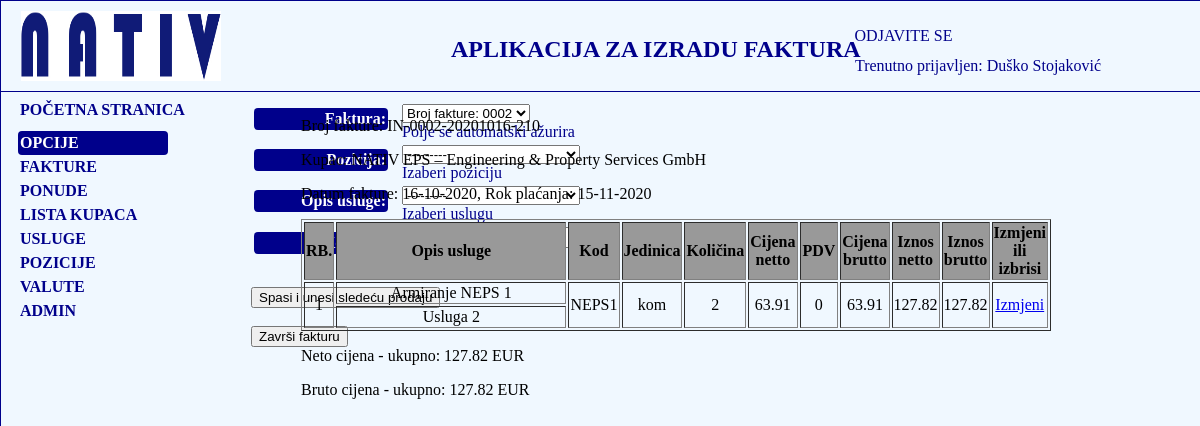
The app's page /fakture/kreiranje-fakture/28/prodaja/ (signed in) with its own data.
### fakture/models.py (models this page shows, shortened)
class Korisnik(AbstractBaseUser):
    email = models.EmailField(verbose_name="email", max_length=60, unique=True)
    username = models.CharField(max_length=30, unique=True)
    date_joined = models.DateTimeField(verbose_name='date joined', auto_now_add=True)
    last_login = models.DateTimeField(verbose_name='last login', auto_now=True)
    is_admin = models.BooleanField(default=False)
    is_active = models.BooleanField(default=True)
    is_staff = models.BooleanField(default=False)
    is_superuser = models.BooleanField(default=False)
    ime = models.CharField(max_length=50)
    prezime = models.CharField(max_length=50)
    ime_oca = models.CharField(max_length=50)
    godina_rodjenja = models.DateField(blank=True, null=True)
    mjesto_rodjenja = models.CharField(max_length=50)
    mjesto_prebivalista = models.CharField(max_length=50)
    adresa = models.CharField(max_length=50)
    postanski_broj = models.CharField(max_length=50)
    telefon = models.CharField(max_length=50)
    naziv_preduzeca =  models.CharField(max_length=250, blank=True, null=True)
    adresa_preduzeca = models.CharField(max_length=250, blank=True, null=True)
    mjesto_preduzeca = models.CharField(max_length=250, blank=True, null=True)
    postanski_broj_preduzeca = models.CharField(max_length=250, blank=True, null=True)
    IBAN =  models.CharField(max_length=250, blank=True, null=True,default='BA395620998146211620')
    SWIFT_BIC = models.CharField(max_length=50, blank=True, null=True, default='RAZBBA22')
    telefon_mobilni = models.CharField(max_length=50, blank=True, null=True)
    fax = models.CharField(max_length=50, blank=True, null=True)
    zvanje = models.CharField(max_length=150, blank=True, null=True)
    pozicija = models.CharField(max_length=150, blank=True, null=True)
    email_preduzeca = models.EmailField(verbose_name="Email preduzeca", max_length=60, unique=True, blank=True, null=True)
    web_stranica = models.URLField(blank=True, null=True)
    banka_racun =  models.CharField(max_length=150, blank=True, null=True)
    profilna_slika = models.ImageField(upload_to='slike', blank=True, null=True)
    IZBOR_DRZAVE = (
        ('Bosna i Hercegovina', 'Bosna i Hercegovina'),
        ('Germany', 'Germany'),
        ('Poland', 'Poland')
    )
    drzava = models.CharField(max_length=50, choices=IZBOR_DRZAVE, blank=True, null=True)
    USERNAME_FIELD = 'email'
    REQUIRED_FIELDS = ['username']
    objects = MyKorisnikManager()

class Faktura(models.Model):
    broj_fakture = models.CharField(max_length=50, default='0001', help_text='Polje se automatski ispunjava')
    kupac = models.ForeignKey(Kupac, on_delete=models.CASCADE, help_text='Izaberite kupca iz padajućeg menija')
    drzava = models.CharField(max_length=100, blank=True, null=True)
    datum_fakture = models.DateField(default=timezone.now, help_text='Izaberite datum iz datumara')
    rok_placanja = models.DateField(default=timezone.now, help_text='Polje se automatski ažurira', verbose_name='Rok plaćanja')
    INDETIFIKACIJSKI_BROJEVI = (
        ('210', '210'),
        ('220', '220'),
        ('230', '230'),
        ('240', '240'),
        ('300', '300'),
        ('400', '400'),
    )
    ident_brojevi = models.CharField(max_length=5, choices=INDETIFIKACIJSKI_BROJEVI, default='210', help_text='Izaberite identifikacijski broj iz padajućeg menija')
    REALIZACIJA = (
        ('P', 'Plaćeno'),
        ('NP', 'Nije plaćeno')
    )
    placeno = models.CharField(max_length=20, choices=REALIZACIJA, default='NP', verbose_name='Plaćeno', help_text='Izaberite opciju iz padajućeg menija')
    valuta = models.ForeignKey(Valute,  blank=True, default='BAM', on_delete=models.CASCADE)
    racun = models.CharField(max_length=20, default='RAČUN', blank=True, null=True)
    racun_njemacki = models.CharField(max_length=30, default='RECHNUNG', blank=True, null=True)
    avansno_uplaceno = models.DecimalField(max_digits=10, decimal_places=2, default=0.00, help_text='Devizno plaćanje upisati vrijednost u evrima', verbose_name='Avansno uplaćeno')
    nacin_placanja = models.CharField(max_length=100, blank=True, null=True, default='Žiro račun/Gotovinsko plaćanje')
    class Meta:
        ordering = ['-pk']
    def __str__(self):
        return 'Broj fakture: ' + self.broj_fakture

class Kupac(models.Model):
    ime = models.CharField(max_length=50)
    prezime = models.CharField(max_length=50)
    naziv_firme = models.CharField(max_length=100)
    email = models.EmailField(blank=True, null=True)
    lokacija_grad = models.CharField(max_length=50)
    adresa_kupca = models.CharField(max_length=150)
    postanski_broj = models.CharField(max_length=50)
    IZBOR_DRZAVE = (
        ('Bosna i Hercegovina', 'Bosna i Hercegovina'),
        ('Germany', 'Germany'),
        ('Poland', 'Poland')
    )
    drzava = models.CharField(max_length=50, choices=IZBOR_DRZAVE, null=True, blank=True)
    def __str__(self):
        return self.naziv_firme

class Prodaja(models.Model):
    faktura = models.ForeignKey(Faktura, help_text='Polje se automatski ažurira', on_delete=models.CASCADE)
    pozicija = models.ForeignKey(Pozicija, help_text='Izaberi poziciju', on_delete=models.CASCADE)
    opis_usluge = models.ForeignKey(Usluga, blank=True, null=True, on_delete=models.CASCADE, help_text='Izaberi uslugu')
    kolicina = models.IntegerField(default=0, help_text='Unesi količinu', verbose_name='Količina')
    neto_cijena_proizvoda = models.DecimalField(max_digits=10, decimal_places=2, default=0.00)
    PDV = (
        ('0', '0'),
        ('17', '17')
    )
    pdv = models.CharField(max_length=10, choices=PDV, default='0')
    bruto_cijena_proizvoda = models.DecimalField(max_digits=10, decimal_places=2, default=0.00)
    neto_cijena = models.DecimalField(max_digits=10, decimal_places=2, default=0.00)
    bruto_cijena = models.DecimalField(max_digits=10, decimal_places=2, default=0.00)
    class Meta:
        ordering = ['faktura']

class Pozicija(models.Model):
    naziv_pozicije = models.CharField(max_length=100, blank=True, null=True)
    pos_NSN = models.CharField(max_length=30, blank=True, null=True)
    pos_broj = models.IntegerField(blank=True, null=True, default=0)
    cijena = models.DecimalField(max_digits=10, decimal_places=2, default=0.00)
    jedinica_mjere = models.CharField(max_length=50, default='kom')
    class Meta:
        ordering = ['naziv_pozicije']
    def __str__(self):
        return self.naziv_pozicije + ' ' + self.pos_NSN + ' ' + str(self.pos_broj)

class Usluga(models.Model):
    opis_usluge = models.CharField(max_length=100, blank=True, null=True)
    def __str__(self):
        return self.opis_usluge

class Valute(models.Model):
    bam_evro = models.DecimalField(max_digits=8, decimal_places=6, default=1.955830, help_text='Unesite trenutni odnos BAM u odnosu na stranu valutu. <br>Maksimalan broj decimalnih mjeste je šest.')
    VALUTE = (
        ('EUR', 'EUR'),
        ('BAM', 'BAM'),
        ('USD', 'USD'),
        ('PLN', 'PLN'),
    )
    valute = models.CharField(max_length=10, choices=VALUTE, default='BAM')
    vrijednost_valute = models.DecimalField(max_digits=8, decimal_places=6, default=1.00)
    def __str__(self):
        return self.valute

### fakture/views.py (the view, shortened to what this page needs)
# urls.py: path('kreiranje-fakture/<int:pk>/prodaja/', views.KreirajFakturuProdaja.as_view(), name='faktura-prodaja'),
class KreirajFakturuProdaja(LoginRequiredMixin, CreateView):
    form_class = ProdajaForma
    template_name = 'fakture/faktura_create_nastavak.html'
    success_url = reverse_lazy('fakture:faktura-prodaja')
    def get_initial(self, **kwargs):
        if Faktura.objects.filter(broj_fakture__isnull=True):
            faktura = '0001'
        else:
            broj = Faktura.objects.get(id=self.kwargs['pk'])
            faktura = broj
        return {'faktura':faktura}
    def get_context_data(self, **kwargs):
        context = super(KreirajFakturuProdaja, self).get_context_data(**kwargs)
        faktura = Faktura.objects.get(id=self.kwargs['pk'])
        neto_suma = Prodaja.objects.filter(faktura_id=faktura.pk).aggregate(net_suma=Sum('neto_cijena'))
        bruto_suma = Prodaja.objects.filter(faktura__id=faktura.pk).aggregate(brt_suma=Sum('bruto_cijena'))
        context['faktura']= Faktura.objects.get(id=self.kwargs['pk'])
        context['prodaja'] = Prodaja.objects.all().filter(faktura__id=faktura.pk)
        context['neto_suma'] = neto_suma
        context['bruto_suma'] = bruto_suma
        context['pozicije'] = Pozicija.objects.all()
        context['usluge'] = Usluga.objects.all()
        return context

### fakture/forms.py (shortened to what this page needs)
class ProdajaForma(ModelForm):
    class Meta:
        model = Prodaja
        fields = '__all__'
        exclude = ('neto_cijena_proizvoda', 'pdv', 'bruto_cijena_proizvoda', 'neto_cijena', 'bruto_cijena')

### fakture/templates/fakture/faktura_create_nastavak.html (shortened to what this page needs)
{% extends 'fakture/base_nativ.html' %}
{% block fakture %}
    {% if pozicije and usluge %}
<form method="post" action="">
    <table>
{{ form.as_table }}
        </table>
    <br>
<input type="submit" value="Spasi i unesi sledeću prodaju">
</form>
    <br>
        {% if not prodaja %}
            <p>Morate unjeti minimalno jedan elemenat u tabelu!</p>
            {% else %}
    <form>
    <button type="submit" formaction="{% url 'fakture:faktura-skica' faktura.pk %} ">Završi fakturu</button>
    </form>
            {% endif %}
{% else %}
    <p>Nije moguće unjeti usluge u fakturu <br> dok ne unesete elemente u tabele Pozicije i Usluge</p>
    <br>
    <form>
    <button formaction="{% url 'fakture:index' %}">Vrati na početnu</button>
    </form>
{% endif %}
{% endblock %}
{% block uneseni-elementi %}
    <div id="broj-fakture">
    <p>Broj fakture: IN-{{ faktura.broj_fakture }}-{{ faktura.datum_fakture|date:'Ymd' }}-{{ faktura.ident_brojevi }}</p>
    <p>Kupac: {{ faktura.kupac }}</p>
    <p>Datum fakture: {{ faktura.datum_fakture|date:'d-m-Y' }}, Rok plaćanja: {{ faktura.rok_placanja|date:'d-m-Y' }}</p>
    <table style="width:750px; text-align: center" id="glavna-tabela-tabela" border="1">
         <tr style="background-color: #999999">
        <th style="width: 25px">RB.</th>
        <th style="width: 250px">Opis usluge</th>
        <th style="width: 35px">Kod</th>
        <th style="width: 35px">Jedinica</th>
        <th style="width: 30px">Količina</th>
        <th style="width: 40px">Cijena <br>
        netto</th>
        <th style="width: 35px">PDV</th>
        <th style="width: 40px">Cijena<br>brutto</th>
        <th style="width: 40px">Iznos<br>netto</th>
        <th style="width: 40px">Iznos <br>brutto</th>
        <th style="width: 40px">Izmjeni ili <br>izbrisi</th>
      </tr>
    {% for p in prodaja %}
        <tr id="glavna-tabela-granice-2">
        <td rowspan="2">{{forloop.counter}}</td>
        <td style="width: 150px">{{p.pozicija}}</td>
        <td rowspan="2">{{ p.pozicija.pos_NSN }}{{p.pozicija.pos_broj}}</td>
        <td rowspan="2">{{p.pozicija.jedinica_mjere}}</td>
        <td rowspan="2">{{p.kolicina}}</td>
        <td rowspan="2">{{p.neto_cijena_proizvoda}}</td>
        <td rowspan="2">{{p.pdv}}</td>
        <td rowspan="2">{{p.bruto_cijena_proizvoda}}</td>
        <td rowspan="2">{{p.neto_cijena}}</td>
        <td rowspan="2">{{p.bruto_cijena}}</td>
        <td rowspan="2"><a href="{% url 'fakture:prodaja-detalji' p.pk %}">Izmjeni</a></td>
      </tr>
              <tr id="glavna-tr-1" >
        <td id="opis-usluge">{{p.opis_usluge}}</td>
      </tr>
        {% endfor %}
    </table>
    <p>Neto cijena - ukupno: {{ neto_suma.net_suma|stringformat:'.2f' }} {{ faktura.valuta }}</p>
    <p>Bruto cijena - ukupno: {{ bruto_suma.brt_suma|stringformat:'.2f' }} {{ faktura.valuta }}</p>
    </div>
{% endblock %}

### fakture/templates/fakture/base_nativ.html (shortened to what this page needs)
<!DOCTYPE html>
{% load static %}
<html lang="en">
<head>
    <link rel="stylesheet" href="{% static 'css/base_nativ.css' %}">
</head>
<body>
<div class="glavni-nativ">
<header id="header">
    <div id="logo">
        <img src="{% static 'slike/logo_nativ.png' %}" alt="Slika Nativ logo">
    </div>
    <h2>APLIKACIJA ZA IZRADU FAKTURA</h2>
    <div id="login">
        {% if user.is_authenticated %}
            <p><a href="{% url 'logout' %}?next={{ request.path }}">ODJAVITE SE</a></p>
        {% else %}
            <p><a href="{% url 'login' %}?next={{ request.path }}">PRIJAVITE SE</a> </p>
        {% endif %}
    </div>
    <div class="trenutno-prijavljen">
        {% if user.is_authenticated %}
            <p>Trenutno prijavljen: {{ user.ime }} {{ user.prezime }}</p>
        {% else %}
            <p></p>
        {% endif %}
    </div>
</header>
<p id="pocetna"><a href="{% url 'fakture:index' %}">POČETNA STRANICA</a></p>
{% if user.is_authenticated %}
<div class="navigacija">
    <nav class="navigacija-sadrzaj">
        <ul>
            <li id="opcije">OPCIJE</li>
            <li><a href="{% url 'fakture:lista_fakturi' %}">FAKTURE</a></li>
            <li><a href="{% url 'fakture:ponuda-lista' %}">PONUDE</a></li>
            <li><a href="{% url 'fakture:lista-kupci' %}">LISTA KUPACA</a></li>
            <li><a href="{% url 'fakture:usluge-lista' %}">USLUGE</a></li>
            <li><a href="{% url 'fakture:usluge-lista' %}">POZICIJE</a></li>
             <li><a href="{% url 'fakture:kreiraj-valutu' %}">VALUTE</a></li>
            {% if user.is_superuser %}
            <li><a href="{% url 'admin:index' %}">ADMIN</a></li>
                {% endif %}
        </ul>
    </nav>
</div>
{% endif %}
<div class="fakture">{% block fakture %}{% endblock %}</div>
<div class="faktura-pregled-elemenata">{% block uneseni-elementi %}{% endblock %}</div>
</div>
</body>
</html>

### fakture/static/css/base_nativ.css (style rules this page uses)
body { margin: 0; padding: 0; }
.glavni-nativ { position: absolute; margin: 0; width: 100%; height: 7500px; background-color: aliceblue; border: darkblue solid 1px; }
#header { position: absolute; height: 90px; width: 100%; border: darkblue solid 1px; border-top-width: 0; border-left-width: 0; border-right-width: 0; }
#logo { position: absolute; margin-top: 10px; margin-left: 20px; width: 200px; height: 70px; }
#logo img { width: 200px; height: 70px; margin: 0; }
#header h2 { position: absolute; top: 15px; left: 450px; color: darkblue; }
#login { position: absolute; top: 10px; right: 248.5px; }
#login a { text-decoration: none; color: darkblue; }
.trenutno-prijavljen { position: absolute; top: 40px; right: 100px; color: darkblue; }
.navigacija { position: absolute; height: auto; width: 150px; top: 130px; left: 17px; }
.navigacija-sadrzaj li { list-style: none; margin: 0; padding: 3px 0 3px 2px; text-align: left; color: darkblue; font-weight: bold; }
.navigacija-sadrzaj ul { display: block; margin: 0; padding: 0; }
.navigacija-sadrzaj a { text-decoration: none; color: darkblue; font-weight: bold; }
#opcije { background-color: darkblue; color: white; border-radius: 4px; }
#pocetna { position: absolute; height: auto; margin: 0; top: 100px; left: 19px; }
#pocetna a { text-decoration: none; color: darkblue; font-weight: bold; }
.fakture { position: absolute; top: 100px; left: 250px; color: darkblue; margin: 0; width: auto; }
.faktura-pregled-elemenata { position: absolute; top: 100px; right: 150px; width: auto; }
.fakture label { display: inline-block; width:130px; background-color: darkblue; color: white; padding: 2px; margin: 0 10px 8px 0; text-align: right; border-radius: 4px; }
#id_opis_usluge { width: 178px; }
#id_pozicija { width: 178px; }

### records on screen
Korisnik: ime "Duško", prezime "Stojaković"
Faktura: broj_fakture "0002", datum_fakture "20201016", ident_brojevi "210", kupac "NATIV EPS – Engineering & Property Services GmbH", datum_fakture "16-10-2020", rok_placanja "15-11-2020", valuta "EUR"
Prodaja: pozicija "Armiranje NEPS 1", pozicija.pos_NSN "NEPS", pozicija.pos_broj "1", pozicija.jedinica_mjere "kom", kolicina "2", neto_cijena_proizvoda "63.91", pdv "0", bruto_cijena_proizvoda "63.91", neto_cijena "127.82", bruto_cijena "127.82", opis_usluge "Usluga 2"

### other values on screen
{{ neto_suma.net_suma|stringformat:'.2f' }} "127.82"
{{ bruto_suma.brt_suma|stringformat:'.2f' }} "127.82"
